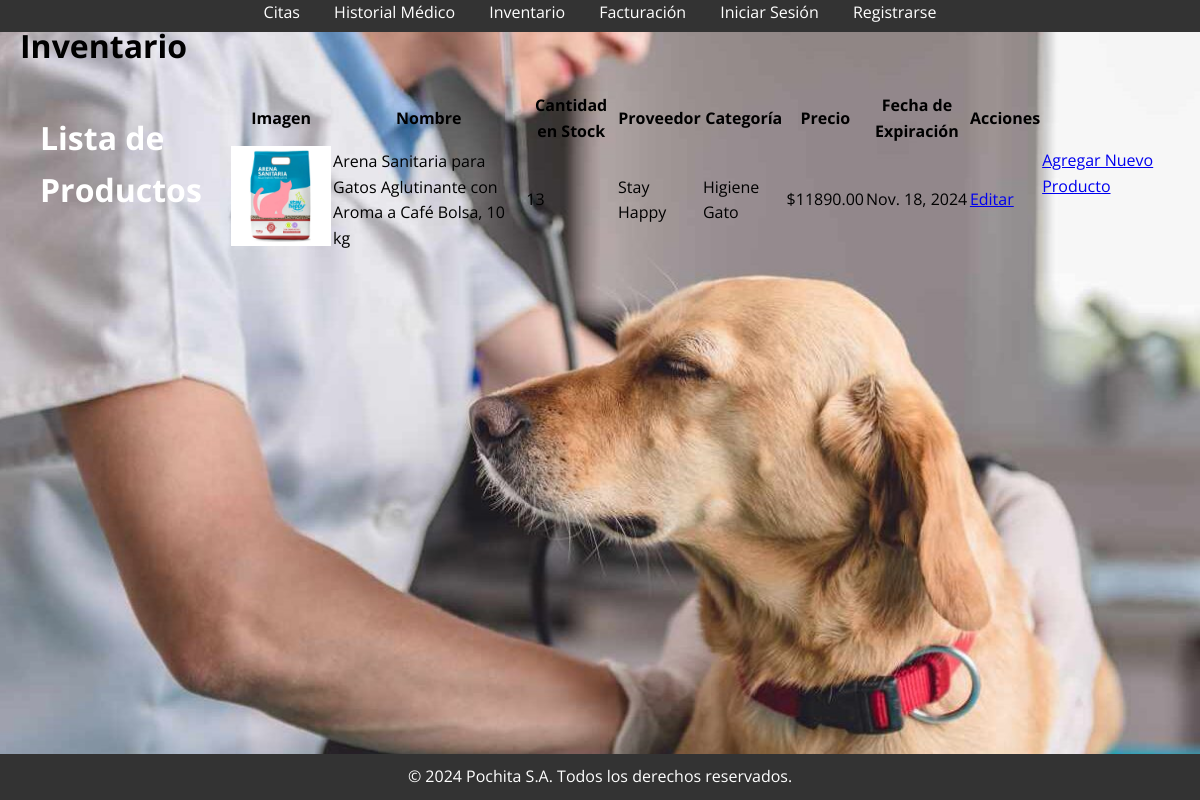
Screenshot of /inventory/ with the database file from the repository.
### inventory/models.py (models this page shows, shortened)
class InventoryItem(models.Model):
    name = models.CharField(max_length=100)
    stock = models.PositiveIntegerField()
    supplier = models.CharField(max_length=100)
    expiration_date = models.DateField()
    image = models.ImageField(upload_to='inventory_images/', null=True, blank=True)
    description = models.TextField(default='')
    category = models.CharField(max_length=50, default='General')
    price = models.DecimalField(max_digits=10, decimal_places=2, default=0.00)
    created_at = models.DateTimeField(auto_now_add=True)
    updated_at = models.DateTimeField(auto_now=True)

### inventory/views.py (the view)
# urls.py: path('', views.list_inventory, name='list_inventory'),  # Listar productos del inventario
def list_inventory(request):
    inventory = InventoryItem.objects.all().order_by('name')
    return render(request, 'inventory/list_inventory.html', {'inventory': inventory})

### inventory/templates/inventory/list_inventory.html (shortened to what this page needs)
{% extends 'base.html' %}
{% load static %}
{% block heading %}Inventario{% endblock heading %}
{% block content %}
<h2>Lista de Productos</h2>
<table>
    <thead>
        <tr>
            <th>Imagen</th>
            <th>Nombre</th>
            <th>Cantidad en Stock</th>
            <th>Proveedor</th>
            <th>Categoría</th>
            <th>Precio</th>
            <th>Fecha de Expiración</th>
            <th>Acciones</th>
        </tr>
    </thead>
    <tbody>
        {% for item in inventory %}
        <tr>
            <td>
                {% if item.image %}
                    <img src="{{ item.image.url }}" alt="{{ item.name }}" style="max-width: 100px">
                {% else %}
                    <span>Sin imagen</span>
                {% endif %}
            </td>
            <td>{{ item.name }}</td>
            <td>{{ item.stock }}</td>
            <td>{{ item.supplier }}</td>
            <td>{{ item.category }}</td>
            <td>${{ item.price }}</td>
            <td>{{ item.expiration_date }}</td>
            <td>
                <a href="{% url 'update_inventory' item.pk %}">Editar</a>
            </td>
        </tr>
        {% empty %}
        <tr>
            <td colspan="8">No hay productos en el inventario.</td>
        </tr>
        {% endfor %}
    </tbody>
</table>
<a href="{% url 'add_inventory' %}">Agregar Nuevo Producto</a>
{% endblock content %}

### static/styles/style.css (style rules this page uses)
* { margin: 0; padding: 0; box-sizing: border-box; font-family: "Open Sans", sans-serif; }
body { display: flex; flex-direction: column; min-height: 100vh; width: 100%; margin: 0; padding: 0; position: relative; }
body::before { content: ""; position: absolute; width: 100%; height: 100%; background: url('/static/img/vet.jpg') no-repeat center center fixed; background-size: cover; z-index: -1; animation: fadeBackground 12s ease-in-out infinite; }
h2 { font-size: 2rem; margin-bottom: 20px; color: #fff; }

### static/styles/main.css (style rules this page uses)
body { font-family: Arial, sans-serif; line-height: 1.6; margin: 0; padding: 0; background-color: #f9f9f9; }

### rows the page displays
InventoryItem: image (picture), name "Arena Sanitaria para Gatos Aglutinante con Aroma a Café Bolsa, 10 kg", stock "13", supplier "Stay Happy", category "Higiene Gato", price "11890.00", expiration_date "Nov. 18, 2024"
